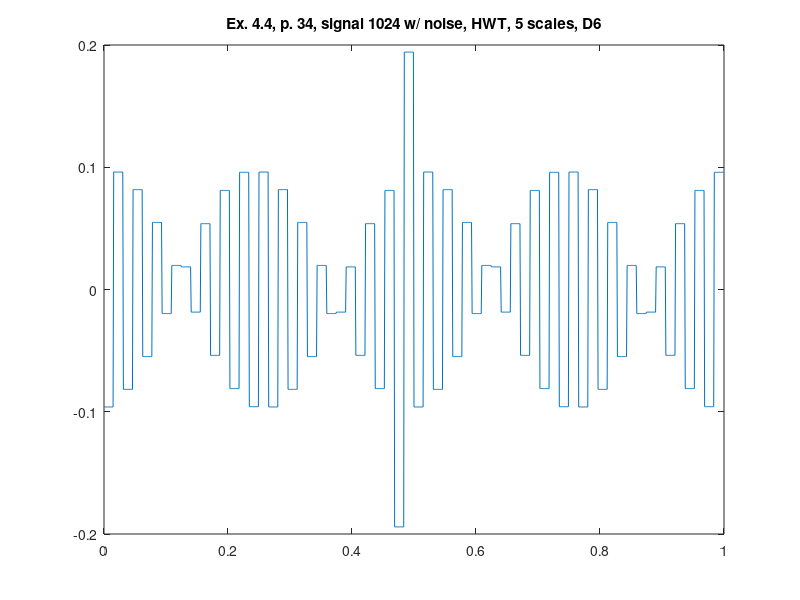

Reproduce this figure in MATLAB.
%% ========================================================================
%% Programmatic octave notes on "Ripples in Mathematics" by A. Jensen
%% and A. la Cour-Harbo written with a deep gratitude to the authors for
%% this wonderful text. 
%% 
%% Reconstruction of graphs in ex 4.3, p.34, HWT, 5 scales, D6.
%%
%% Author: Vladimir Kulyukin
%% 
%% NB: I have tested this code in Octave 4.
%% =========================================================================
t = (1.0/1024)*[0:1023];

y_ex_4_4_1024_with_noise_hwt_d6_p34 = [
-0.09609535481621145
-0.09609535481621145
-0.09609535481621145
-0.09609535481621145
-0.09609535481621145
-0.09609535481621145
-0.09609535481621145
-0.09609535481621145
-0.09609535481621145
-0.09609535481621145
-0.09609535481621145
-0.09609535481621145
-0.09609535481621145
-0.09609535481621145
-0.09609535481621145
-0.09609535481621145
0.09609535481621145
0.09609535481621145
0.09609535481621145
0.09609535481621145
0.09609535481621145
0.09609535481621145
0.09609535481621145
0.09609535481621145
0.09609535481621145
0.09609535481621145
0.09609535481621145
0.09609535481621145
0.09609535481621145
0.09609535481621145
0.09609535481621145
0.09609535481621145
-0.08169999601660285
-0.08169999601660285
-0.08169999601660285
-0.08169999601660285
-0.08169999601660285
-0.08169999601660285
-0.08169999601660285
-0.08169999601660285
-0.08169999601660285
-0.08169999601660285
-0.08169999601660285
-0.08169999601660285
-0.08169999601660285
-0.08169999601660285
-0.08169999601660285
-0.08169999601660285
0.08169999601660285
0.08169999601660285
0.08169999601660285
0.08169999601660285
0.08169999601660285
0.08169999601660285
0.08169999601660285
0.08169999601660285
0.08169999601660285
0.08169999601660285
0.08169999601660285
0.08169999601660285
0.08169999601660285
0.08169999601660285
0.08169999601660285
0.08169999601660285
-0.0548665534357746
-0.0548665534357746
-0.0548665534357746
-0.0548665534357746
-0.0548665534357746
-0.0548665534357746
-0.0548665534357746
-0.0548665534357746
-0.0548665534357746
-0.0548665534357746
-0.0548665534357746
-0.0548665534357746
-0.0548665534357746
-0.0548665534357746
-0.0548665534357746
-0.0548665534357746
0.0548665534357746
0.0548665534357746
0.0548665534357746
0.0548665534357746
0.0548665534357746
0.0548665534357746
0.0548665534357746
0.0548665534357746
0.0548665534357746
0.0548665534357746
0.0548665534357746
0.0548665534357746
0.0548665534357746
0.0548665534357746
0.0548665534357746
0.0548665534357746
-0.019680175460895115
-0.019680175460895115
-0.019680175460895115
-0.019680175460895115
-0.019680175460895115
-0.019680175460895115
-0.019680175460895115
-0.019680175460895115
-0.019680175460895115
-0.019680175460895115
-0.019680175460895115
-0.019680175460895115
-0.019680175460895115
-0.019680175460895115
-0.019680175460895115
-0.019680175460895115
0.019680175460895115
0.019680175460895115
0.019680175460895115
0.019680175460895115
0.019680175460895115
0.019680175460895115
0.019680175460895115
0.019680175460895115
0.019680175460895115
0.019680175460895115
0.019680175460895115
0.019680175460895115
0.019680175460895115
0.019680175460895115
0.019680175460895115
0.019680175460895115
0.018502330826670903
0.018502330826670903
0.018502330826670903
0.018502330826670903
0.018502330826670903
0.018502330826670903
0.018502330826670903
0.018502330826670903
0.018502330826670903
0.018502330826670903
0.018502330826670903
0.018502330826670903
0.018502330826670903
0.018502330826670903
0.018502330826670903
0.018502330826670903
-0.018502330826670903
-0.018502330826670903
-0.018502330826670903
-0.018502330826670903
-0.018502330826670903
-0.018502330826670903
-0.018502330826670903
-0.018502330826670903
-0.018502330826670903
-0.018502330826670903
-0.018502330826670903
-0.018502330826670903
-0.018502330826670903
-0.018502330826670903
-0.018502330826670903
-0.018502330826670903
0.053868024969922865
0.053868024969922865
0.053868024969922865
0.053868024969922865
0.053868024969922865
0.053868024969922865
0.053868024969922865
0.053868024969922865
0.053868024969922865
0.053868024969922865
0.053868024969922865
0.053868024969922865
0.053868024969922865
0.053868024969922865
0.053868024969922865
0.053868024969922865
-0.053868024969922865
-0.053868024969922865
-0.053868024969922865
-0.053868024969922865
-0.053868024969922865
-0.053868024969922865
-0.053868024969922865
-0.053868024969922865
-0.053868024969922865
-0.053868024969922865
-0.053868024969922865
-0.053868024969922865
-0.053868024969922865
-0.053868024969922865
-0.053868024969922865
-0.053868024969922865
0.08103280062636642
0.08103280062636642
0.08103280062636642
0.08103280062636642
0.08103280062636642
0.08103280062636642
0.08103280062636642
0.08103280062636642
0.08103280062636642
0.08103280062636642
0.08103280062636642
0.08103280062636642
0.08103280062636642
0.08103280062636642
0.08103280062636642
0.08103280062636642
-0.08103280062636642
-0.08103280062636642
-0.08103280062636642
-0.08103280062636642
-0.08103280062636642
-0.08103280062636642
-0.08103280062636642
-0.08103280062636642
-0.08103280062636642
-0.08103280062636642
-0.08103280062636642
-0.08103280062636642
-0.08103280062636642
-0.08103280062636642
-0.08103280062636642
-0.08103280062636642
0.0958610669516125
0.0958610669516125
0.0958610669516125
0.0958610669516125
0.0958610669516125
0.0958610669516125
0.0958610669516125
0.0958610669516125
0.0958610669516125
0.0958610669516125
0.0958610669516125
0.0958610669516125
0.0958610669516125
0.0958610669516125
0.0958610669516125
0.0958610669516125
-0.0958610669516125
-0.0958610669516125
-0.0958610669516125
-0.0958610669516125
-0.0958610669516125
-0.0958610669516125
-0.0958610669516125
-0.0958610669516125
-0.0958610669516125
-0.0958610669516125
-0.0958610669516125
-0.0958610669516125
-0.0958610669516125
-0.0958610669516125
-0.0958610669516125
-0.0958610669516125
0.09609535481621141
0.09609535481621141
0.09609535481621141
0.09609535481621141
0.09609535481621141
0.09609535481621141
0.09609535481621141
0.09609535481621141
0.09609535481621141
0.09609535481621141
0.09609535481621141
0.09609535481621141
0.09609535481621141
0.09609535481621141
0.09609535481621141
0.09609535481621141
-0.09609535481621141
-0.09609535481621141
-0.09609535481621141
-0.09609535481621141
-0.09609535481621141
-0.09609535481621141
-0.09609535481621141
-0.09609535481621141
-0.09609535481621141
-0.09609535481621141
-0.09609535481621141
-0.09609535481621141
-0.09609535481621141
-0.09609535481621141
-0.09609535481621141
-0.09609535481621141
0.08169999601660283
0.08169999601660283
0.08169999601660283
0.08169999601660283
0.08169999601660283
0.08169999601660283
0.08169999601660283
0.08169999601660283
0.08169999601660283
0.08169999601660283
0.08169999601660283
0.08169999601660283
0.08169999601660283
0.08169999601660283
0.08169999601660283
0.08169999601660283
-0.08169999601660283
-0.08169999601660283
-0.08169999601660283
-0.08169999601660283
-0.08169999601660283
-0.08169999601660283
-0.08169999601660283
-0.08169999601660283
-0.08169999601660283
-0.08169999601660283
-0.08169999601660283
-0.08169999601660283
-0.08169999601660283
-0.08169999601660283
-0.08169999601660283
-0.08169999601660283
0.05486655343577462
0.05486655343577462
0.05486655343577462
0.05486655343577462
0.05486655343577462
0.05486655343577462
0.05486655343577462
0.05486655343577462
0.05486655343577462
0.05486655343577462
0.05486655343577462
0.05486655343577462
0.05486655343577462
0.05486655343577462
0.05486655343577462
0.05486655343577462
-0.05486655343577462
-0.05486655343577462
-0.05486655343577462
-0.05486655343577462
-0.05486655343577462
-0.05486655343577462
-0.05486655343577462
-0.05486655343577462
-0.05486655343577462
-0.05486655343577462
-0.05486655343577462
-0.05486655343577462
-0.05486655343577462
-0.05486655343577462
-0.05486655343577462
-0.05486655343577462
0.019680175460895098
0.019680175460895098
0.019680175460895098
0.019680175460895098
0.019680175460895098
0.019680175460895098
0.019680175460895098
0.019680175460895098
0.019680175460895098
0.019680175460895098
0.019680175460895098
0.019680175460895098
0.019680175460895098
0.019680175460895098
0.019680175460895098
0.019680175460895098
-0.019680175460895098
-0.019680175460895098
-0.019680175460895098
-0.019680175460895098
-0.019680175460895098
-0.019680175460895098
-0.019680175460895098
-0.019680175460895098
-0.019680175460895098
-0.019680175460895098
-0.019680175460895098
-0.019680175460895098
-0.019680175460895098
-0.019680175460895098
-0.019680175460895098
-0.019680175460895098
-0.018502330826670868
-0.018502330826670868
-0.018502330826670868
-0.018502330826670868
-0.018502330826670868
-0.018502330826670868
-0.018502330826670868
-0.018502330826670868
-0.018502330826670868
-0.018502330826670868
-0.018502330826670868
-0.018502330826670868
-0.018502330826670868
-0.018502330826670868
-0.018502330826670868
-0.018502330826670868
0.018502330826670868
0.018502330826670868
0.018502330826670868
0.018502330826670868
0.018502330826670868
0.018502330826670868
0.018502330826670868
0.018502330826670868
0.018502330826670868
0.018502330826670868
0.018502330826670868
0.018502330826670868
0.018502330826670868
0.018502330826670868
0.018502330826670868
0.018502330826670868
-0.05386802496992278
-0.05386802496992278
-0.05386802496992278
-0.05386802496992278
-0.05386802496992278
-0.05386802496992278
-0.05386802496992278
-0.05386802496992278
-0.05386802496992278
-0.05386802496992278
-0.05386802496992278
-0.05386802496992278
-0.05386802496992278
-0.05386802496992278
-0.05386802496992278
-0.05386802496992278
0.05386802496992278
0.05386802496992278
0.05386802496992278
0.05386802496992278
0.05386802496992278
0.05386802496992278
0.05386802496992278
0.05386802496992278
0.05386802496992278
0.05386802496992278
0.05386802496992278
0.05386802496992278
0.05386802496992278
0.05386802496992278
0.05386802496992278
0.05386802496992278
-0.08103280062636628
-0.08103280062636628
-0.08103280062636628
-0.08103280062636628
-0.08103280062636628
-0.08103280062636628
-0.08103280062636628
-0.08103280062636628
-0.08103280062636628
-0.08103280062636628
-0.08103280062636628
-0.08103280062636628
-0.08103280062636628
-0.08103280062636628
-0.08103280062636628
-0.08103280062636628
0.08103280062636628
0.08103280062636628
0.08103280062636628
0.08103280062636628
0.08103280062636628
0.08103280062636628
0.08103280062636628
0.08103280062636628
0.08103280062636628
0.08103280062636628
0.08103280062636628
0.08103280062636628
0.08103280062636628
0.08103280062636628
0.08103280062636628
0.08103280062636628
-0.19419639427834254
-0.19419639427834254
-0.19419639427834254
-0.19419639427834254
-0.19419639427834254
-0.19419639427834254
-0.19419639427834254
-0.19419639427834254
-0.19419639427834254
-0.19419639427834254
-0.19419639427834254
-0.19419639427834254
-0.19419639427834254
-0.19419639427834254
-0.19419639427834254
-0.19419639427834254
0.19419639427834254
0.19419639427834254
0.19419639427834254
0.19419639427834254
0.19419639427834254
0.19419639427834254
0.19419639427834254
0.19419639427834254
0.19419639427834254
0.19419639427834254
0.19419639427834254
0.19419639427834254
0.19419639427834254
0.19419639427834254
0.19419639427834254
0.19419639427834254
-0.09609535481621131
-0.09609535481621131
-0.09609535481621131
-0.09609535481621131
-0.09609535481621131
-0.09609535481621131
-0.09609535481621131
-0.09609535481621131
-0.09609535481621131
-0.09609535481621131
-0.09609535481621131
-0.09609535481621131
-0.09609535481621131
-0.09609535481621131
-0.09609535481621131
-0.09609535481621131
0.09609535481621131
0.09609535481621131
0.09609535481621131
0.09609535481621131
0.09609535481621131
0.09609535481621131
0.09609535481621131
0.09609535481621131
0.09609535481621131
0.09609535481621131
0.09609535481621131
0.09609535481621131
0.09609535481621131
0.09609535481621131
0.09609535481621131
0.09609535481621131
-0.08169999601660291
-0.08169999601660291
-0.08169999601660291
-0.08169999601660291
-0.08169999601660291
-0.08169999601660291
-0.08169999601660291
-0.08169999601660291
-0.08169999601660291
-0.08169999601660291
-0.08169999601660291
-0.08169999601660291
-0.08169999601660291
-0.08169999601660291
-0.08169999601660291
-0.08169999601660291
0.08169999601660291
0.08169999601660291
0.08169999601660291
0.08169999601660291
0.08169999601660291
0.08169999601660291
0.08169999601660291
0.08169999601660291
0.08169999601660291
0.08169999601660291
0.08169999601660291
0.08169999601660291
0.08169999601660291
0.08169999601660291
0.08169999601660291
0.08169999601660291
-0.0548665534357746
-0.0548665534357746
-0.0548665534357746
-0.0548665534357746
-0.0548665534357746
-0.0548665534357746
-0.0548665534357746
-0.0548665534357746
-0.0548665534357746
-0.0548665534357746
-0.0548665534357746
-0.0548665534357746
-0.0548665534357746
-0.0548665534357746
-0.0548665534357746
-0.0548665534357746
0.0548665534357746
0.0548665534357746
0.0548665534357746
0.0548665534357746
0.0548665534357746
0.0548665534357746
0.0548665534357746
0.0548665534357746
0.0548665534357746
0.0548665534357746
0.0548665534357746
0.0548665534357746
0.0548665534357746
0.0548665534357746
0.0548665534357746
0.0548665534357746
-0.01968017546089517
-0.01968017546089517
-0.01968017546089517
-0.01968017546089517
-0.01968017546089517
-0.01968017546089517
-0.01968017546089517
-0.01968017546089517
-0.01968017546089517
-0.01968017546089517
-0.01968017546089517
-0.01968017546089517
-0.01968017546089517
-0.01968017546089517
-0.01968017546089517
-0.01968017546089517
0.01968017546089517
0.01968017546089517
0.01968017546089517
0.01968017546089517
0.01968017546089517
0.01968017546089517
0.01968017546089517
0.01968017546089517
0.01968017546089517
0.01968017546089517
0.01968017546089517
0.01968017546089517
0.01968017546089517
0.01968017546089517
0.01968017546089517
0.01968017546089517
0.018502330826670847
0.018502330826670847
0.018502330826670847
0.018502330826670847
0.018502330826670847
0.018502330826670847
0.018502330826670847
0.018502330826670847
0.018502330826670847
0.018502330826670847
0.018502330826670847
0.018502330826670847
0.018502330826670847
0.018502330826670847
0.018502330826670847
0.018502330826670847
-0.018502330826670847
-0.018502330826670847
-0.018502330826670847
-0.018502330826670847
-0.018502330826670847
-0.018502330826670847
-0.018502330826670847
-0.018502330826670847
-0.018502330826670847
-0.018502330826670847
-0.018502330826670847
-0.018502330826670847
-0.018502330826670847
-0.018502330826670847
-0.018502330826670847
-0.018502330826670847
0.0538680249699228
0.0538680249699228
0.0538680249699228
0.0538680249699228
0.0538680249699228
0.0538680249699228
0.0538680249699228
0.0538680249699228
0.0538680249699228
0.0538680249699228
0.0538680249699228
0.0538680249699228
0.0538680249699228
0.0538680249699228
0.0538680249699228
0.0538680249699228
-0.0538680249699228
-0.0538680249699228
-0.0538680249699228
-0.0538680249699228
-0.0538680249699228
-0.0538680249699228
-0.0538680249699228
-0.0538680249699228
-0.0538680249699228
-0.0538680249699228
-0.0538680249699228
-0.0538680249699228
-0.0538680249699228
-0.0538680249699228
-0.0538680249699228
-0.0538680249699228
0.08103280062636628
0.08103280062636628
0.08103280062636628
0.08103280062636628
0.08103280062636628
0.08103280062636628
0.08103280062636628
0.08103280062636628
0.08103280062636628
0.08103280062636628
0.08103280062636628
0.08103280062636628
0.08103280062636628
0.08103280062636628
0.08103280062636628
0.08103280062636628
-0.08103280062636628
-0.08103280062636628
-0.08103280062636628
-0.08103280062636628
-0.08103280062636628
-0.08103280062636628
-0.08103280062636628
-0.08103280062636628
-0.08103280062636628
-0.08103280062636628
-0.08103280062636628
-0.08103280062636628
-0.08103280062636628
-0.08103280062636628
-0.08103280062636628
-0.08103280062636628
0.09586106695161231
0.09586106695161231
0.09586106695161231
0.09586106695161231
0.09586106695161231
0.09586106695161231
0.09586106695161231
0.09586106695161231
0.09586106695161231
0.09586106695161231
0.09586106695161231
0.09586106695161231
0.09586106695161231
0.09586106695161231
0.09586106695161231
0.09586106695161231
-0.09586106695161231
-0.09586106695161231
-0.09586106695161231
-0.09586106695161231
-0.09586106695161231
-0.09586106695161231
-0.09586106695161231
-0.09586106695161231
-0.09586106695161231
-0.09586106695161231
-0.09586106695161231
-0.09586106695161231
-0.09586106695161231
-0.09586106695161231
-0.09586106695161231
-0.09586106695161231
0.09609535481621138
0.09609535481621138
0.09609535481621138
0.09609535481621138
0.09609535481621138
0.09609535481621138
0.09609535481621138
0.09609535481621138
0.09609535481621138
0.09609535481621138
0.09609535481621138
0.09609535481621138
0.09609535481621138
0.09609535481621138
0.09609535481621138
0.09609535481621138
-0.09609535481621138
-0.09609535481621138
-0.09609535481621138
-0.09609535481621138
-0.09609535481621138
-0.09609535481621138
-0.09609535481621138
-0.09609535481621138
-0.09609535481621138
-0.09609535481621138
-0.09609535481621138
-0.09609535481621138
-0.09609535481621138
-0.09609535481621138
-0.09609535481621138
-0.09609535481621138
0.08169999601660274
0.08169999601660274
0.08169999601660274
0.08169999601660274
0.08169999601660274
0.08169999601660274
0.08169999601660274
0.08169999601660274
0.08169999601660274
0.08169999601660274
0.08169999601660274
0.08169999601660274
0.08169999601660274
0.08169999601660274
0.08169999601660274
0.08169999601660274
-0.08169999601660274
-0.08169999601660274
-0.08169999601660274
-0.08169999601660274
-0.08169999601660274
-0.08169999601660274
-0.08169999601660274
-0.08169999601660274
-0.08169999601660274
-0.08169999601660274
-0.08169999601660274
-0.08169999601660274
-0.08169999601660274
-0.08169999601660274
-0.08169999601660274
-0.08169999601660274
0.05486655343577449
0.05486655343577449
0.05486655343577449
0.05486655343577449
0.05486655343577449
0.05486655343577449
0.05486655343577449
0.05486655343577449
0.05486655343577449
0.05486655343577449
0.05486655343577449
0.05486655343577449
0.05486655343577449
0.05486655343577449
0.05486655343577449
0.05486655343577449
-0.05486655343577449
-0.05486655343577449
-0.05486655343577449
-0.05486655343577449
-0.05486655343577449
-0.05486655343577449
-0.05486655343577449
-0.05486655343577449
-0.05486655343577449
-0.05486655343577449
-0.05486655343577449
-0.05486655343577449
-0.05486655343577449
-0.05486655343577449
-0.05486655343577449
-0.05486655343577449
0.019680175460895115
0.019680175460895115
0.019680175460895115
0.019680175460895115
0.019680175460895115
0.019680175460895115
0.019680175460895115
0.019680175460895115
0.019680175460895115
0.019680175460895115
0.019680175460895115
0.019680175460895115
0.019680175460895115
0.019680175460895115
0.019680175460895115
0.019680175460895115
-0.019680175460895115
-0.019680175460895115
-0.019680175460895115
-0.019680175460895115
-0.019680175460895115
-0.019680175460895115
-0.019680175460895115
-0.019680175460895115
-0.019680175460895115
-0.019680175460895115
-0.019680175460895115
-0.019680175460895115
-0.019680175460895115
-0.019680175460895115
-0.019680175460895115
-0.019680175460895115
-0.018502330826670736
-0.018502330826670736
-0.018502330826670736
-0.018502330826670736
-0.018502330826670736
-0.018502330826670736
-0.018502330826670736
-0.018502330826670736
-0.018502330826670736
-0.018502330826670736
-0.018502330826670736
-0.018502330826670736
-0.018502330826670736
-0.018502330826670736
-0.018502330826670736
-0.018502330826670736
0.018502330826670736
0.018502330826670736
0.018502330826670736
0.018502330826670736
0.018502330826670736
0.018502330826670736
0.018502330826670736
0.018502330826670736
0.018502330826670736
0.018502330826670736
0.018502330826670736
0.018502330826670736
0.018502330826670736
0.018502330826670736
0.018502330826670736
0.018502330826670736
-0.0538680249699228
-0.0538680249699228
-0.0538680249699228
-0.0538680249699228
-0.0538680249699228
-0.0538680249699228
-0.0538680249699228
-0.0538680249699228
-0.0538680249699228
-0.0538680249699228
-0.0538680249699228
-0.0538680249699228
-0.0538680249699228
-0.0538680249699228
-0.0538680249699228
-0.0538680249699228
0.0538680249699228
0.0538680249699228
0.0538680249699228
0.0538680249699228
0.0538680249699228
0.0538680249699228
0.0538680249699228
0.0538680249699228
0.0538680249699228
0.0538680249699228
0.0538680249699228
0.0538680249699228
0.0538680249699228
0.0538680249699228
0.0538680249699228
0.0538680249699228
-0.08103280062636628
-0.08103280062636628
-0.08103280062636628
-0.08103280062636628
-0.08103280062636628
-0.08103280062636628
-0.08103280062636628
-0.08103280062636628
-0.08103280062636628
-0.08103280062636628
-0.08103280062636628
-0.08103280062636628
-0.08103280062636628
-0.08103280062636628
-0.08103280062636628
-0.08103280062636628
0.08103280062636628
0.08103280062636628
0.08103280062636628
0.08103280062636628
0.08103280062636628
0.08103280062636628
0.08103280062636628
0.08103280062636628
0.08103280062636628
0.08103280062636628
0.08103280062636628
0.08103280062636628
0.08103280062636628
0.08103280062636628
0.08103280062636628
0.08103280062636628
-0.0958610669516125
-0.0958610669516125
-0.0958610669516125
-0.0958610669516125
-0.0958610669516125
-0.0958610669516125
-0.0958610669516125
-0.0958610669516125
-0.0958610669516125
-0.0958610669516125
-0.0958610669516125
-0.0958610669516125
-0.0958610669516125
-0.0958610669516125
-0.0958610669516125
-0.0958610669516125
0.0958610669516125
0.0958610669516125
0.0958610669516125
0.0958610669516125
0.0958610669516125
0.0958610669516125
0.0958610669516125
0.0958610669516125
0.0958610669516125
0.0958610669516125
0.0958610669516125
0.0958610669516125
0.0958610669516125
0.0958610669516125
0.0958610669516125
0.0958610669516125
];

figure;
plot(t, y_ex_4_4_1024_with_noise_hwt_d6_p34);
xlim([0 1]);
title('Ex. 4.4, p. 34, signal 1024 w/ noise, HWT, 5 scales, D6');
